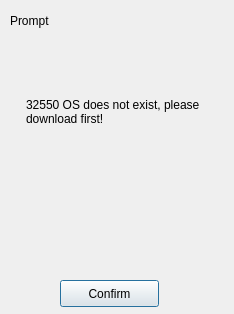
<?xml version="1.0" encoding="UTF-8"?>
<ui version="4.0">
 <class>PromptUpdateOsDlg</class>
 <widget class="QDialog" name="PromptUpdateOsDlg">
  <property name="geometry">
   <rect>
    <x>0</x>
    <y>0</y>
    <width>234</width>
    <height>314</height>
   </rect>
  </property>
  <property name="windowTitle">
   <string>Dialog</string>
  </property>
  <widget class="QPushButton" name="btnConfirm">
   <property name="geometry">
    <rect>
     <x>60</x>
     <y>280</y>
     <width>99</width>
     <height>27</height>
    </rect>
   </property>
   <property name="text">
    <string>Confirm</string>
   </property>
  </widget>
  <widget class="QLabel" name="label">
   <property name="geometry">
    <rect>
     <x>10</x>
     <y>10</y>
     <width>71</width>
     <height>21</height>
    </rect>
   </property>
   <property name="text">
    <string>Prompt</string>
   </property>
  </widget>
  <widget class="QLabel" name="label_2">
   <property name="geometry">
    <rect>
     <x>26</x>
     <y>76</y>
     <width>191</width>
     <height>71</height>
    </rect>
   </property>
   <property name="text">
    <string>32550 OS does not exist, please download first!</string>
   </property>
   <property name="wordWrap">
    <bool>true</bool>
   </property>
  </widget>
 </widget>
 <resources/>
 <connections/>
</ui>
